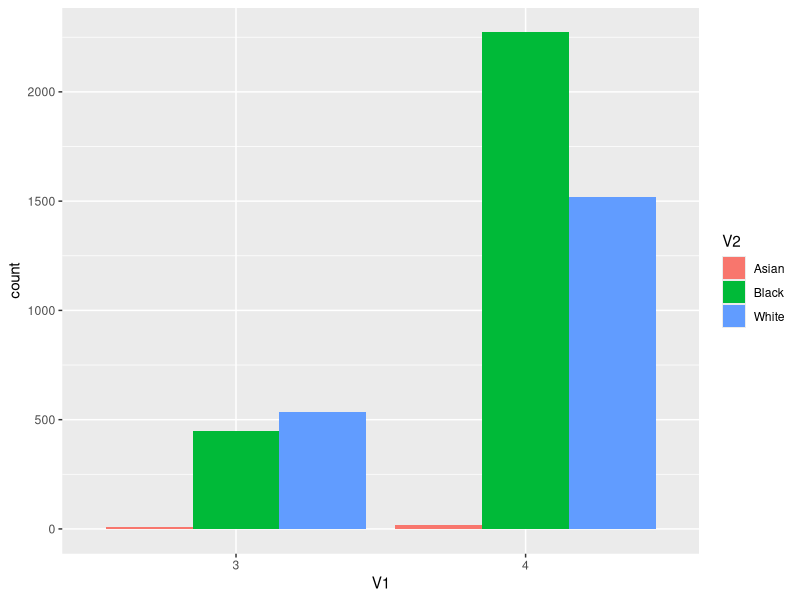
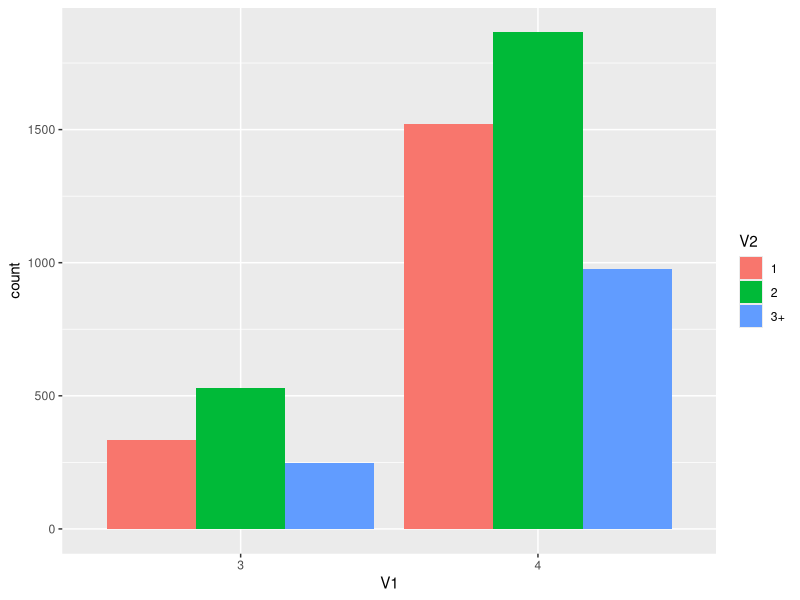
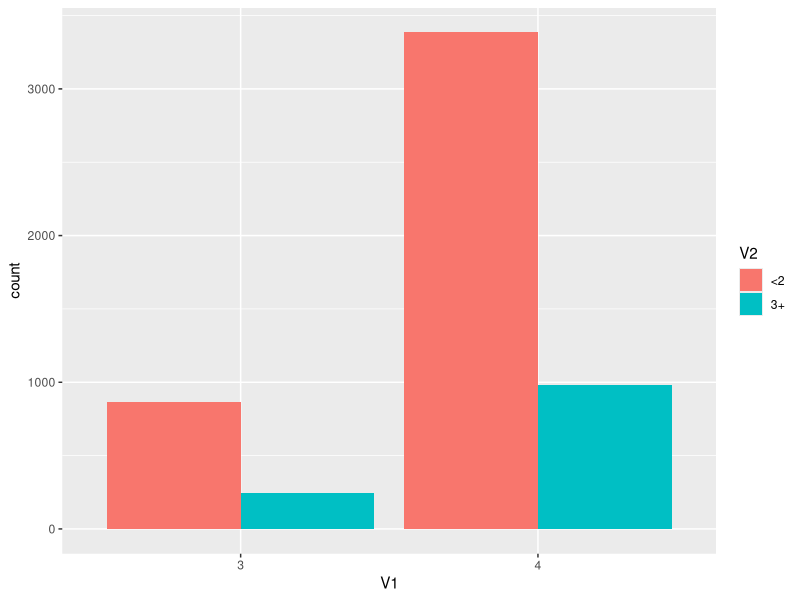
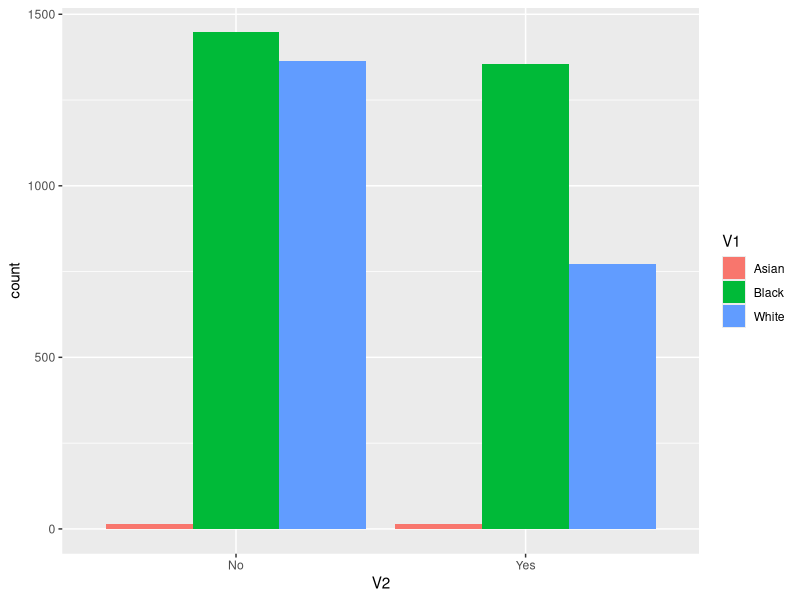
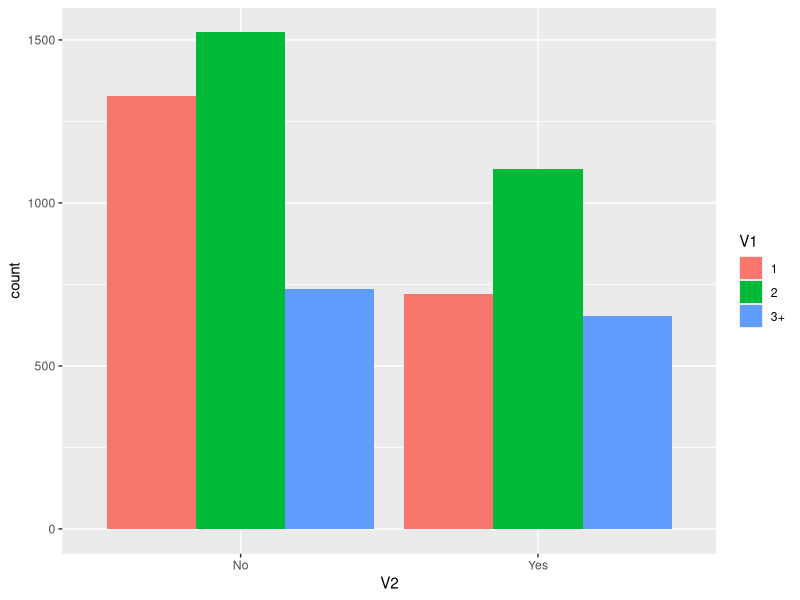
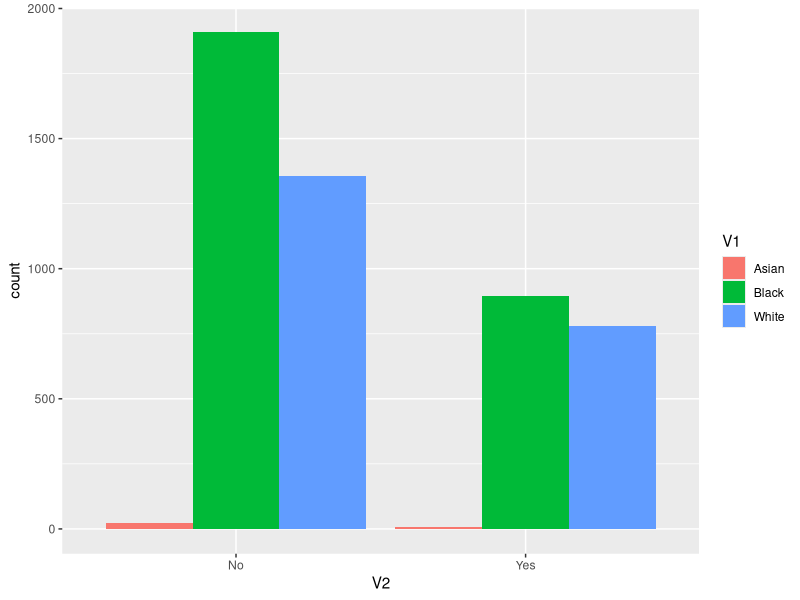
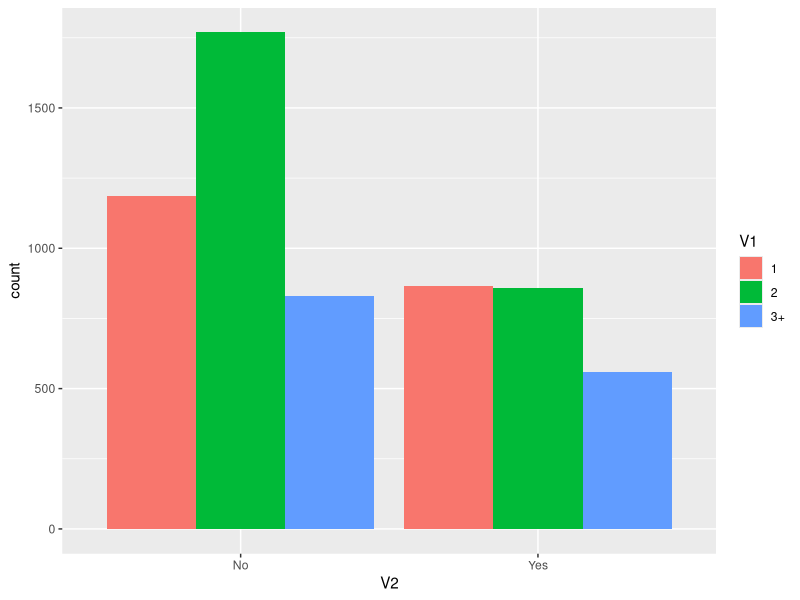
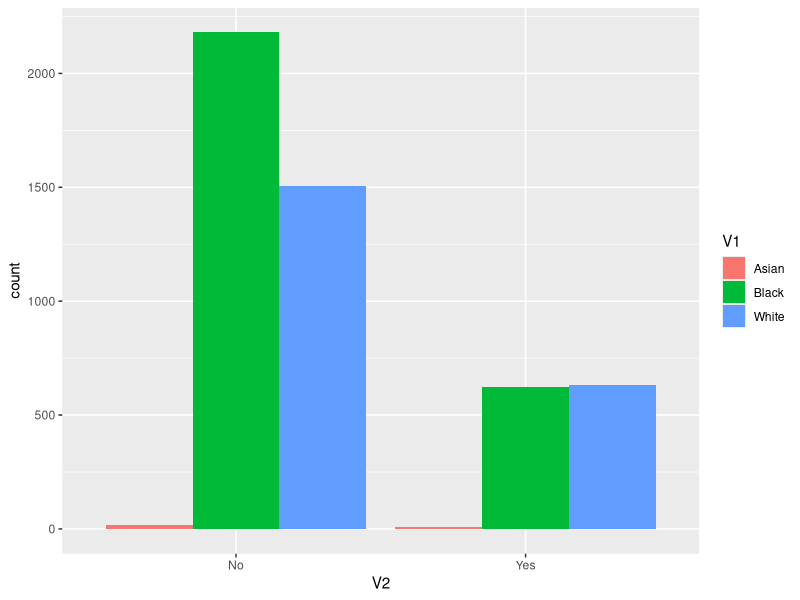

The R script that drew these images, in order:
#libraries
library(here)
library(tidyr)
library(dplyr)
library(stringr)
library(epitools)
library(tidyverse)


#loading files
UOF <- read.csv(file = here("clean data/orlando/UOF (cleaned).csv"), stringsAsFactors = FALSE)
#making the types of UOF level 3 or 4, making nos NA, and removing Asian to make it only 2 races to be more simple for me
UOF_levels <- UOF
UOF_levels$Electronic.Device.Used[UOF_levels$Electronic.Device.Used=="Yes"]<-("4")
UOF_levels$Chemical.Agent.Used[UOF_levels$Chemical.Agent.Used=="Yes"]<-("4")
UOF_levels$Tackle.Take.Down[UOF_levels$Tackle.Take.Down=="Yes"]<-("3")
UOF_levels$Impact.Weapons.Used[UOF_levels$Impact.Weapons.Used=="Yes"]<-("4")
UOF_levels$Physical.Strikes.Made[UOF_levels$Physical.Strikes.Made=="Yes"]<-("3")
UOF_levels$Deflation.Devices.Used[UOF_levels$Deflation.Devices.Used=="Yes"]<-("4")
UOF_levels$K9.Unit.Involved[UOF_levels$K9.Unit.Involved=="Yes"]<-("4")
UOF_levels[UOF_levels=="No"]<-NA


#making one row with UOF used
UOF_levels<- UOF_levels %>% unite("UOF.Level", Electronic.Device.Used:K9.Unit.Involved, sep = ";", na.rm = TRUE, remove = TRUE)

#if there were multiple things used I made it the worse one
UOF_levels$UOF.Level<- gsub('3;4|4;3|4;4;3|4;3;4|4;4;4|4;4|4;4;3;3|4;3;3|4;4;3;4|4;4;3;4;3|4;4;4;3|3;3;4|3;4;4|4;3;4;3|4;3;4;3;4|3;4;3|4;4;3;4;3;4|3;4;3;4|4;4;3;3;4', '4', UOF_levels$UOF.Level)
UOF_levels$UOF.Level<- gsub('3;3','3',UOF_levels$UOF.Level)
UOF_levels[UOF_levels==""]<-NA

#making a table with just the victim race and level of UOF
VictimRace_UOFLevel <- as.data.frame(na.omit(cbind(as.character(UOF_levels$UOF.Level), as.character(UOF_levels$Offenders.Race))))
VictimRace_UOFLevel <- VictimRace_UOFLevel %>% separate_rows(V2, sep = ";")

#making a table of Level of force used with each race
Level.Race<-table(VictimRace_UOFLevel$V2, VictimRace_UOFLevel$V1)
Level.Race <- Level.Race[c(3,1:2),]
print(Level.Race)

###Odds Ratio
Race_OR<-oddsratio(Level.Race)
#printing the outcome so its easier to read
print(Race_OR$measure)
print(Race_OR$p.value)

#graph
ggplot(VictimRace_UOFLevel,
       aes(x = V1,
           fill = V2))+
  geom_bar(position = "dodge")


##Odds ratio for group sizes

#making the number of officers row either groups of 1, 2, or 3
UOF_Officers<- UOF_levels
UOF_Officers$Officers.Involved <- gsub('3|4|5|6|7|8|9|10|12','3+',UOF_Officers$Officers.Involved)

#making the number of officers row either groups of <2 or 3+ for another comparison
UOF_Officers2<- UOF_Officers
UOF_Officers2$Officers.Involved <- gsub("1|2",'<2',UOF_Officers2$Officers.Involved)


# comparing groups of 1, 2, or 3+
#making a dataframe of just the UOF levels and Group Sizes for comparing 1, 2, or 3+
UOF_GroupsandLevels <-as.data.frame(na.omit(cbind(as.character(UOF_Officers$UOF.Level), as.character(UOF_Officers$Officers.Involved))))

#making a table of Group size and UOF level
Levels.Groups<-table(UOF_GroupsandLevels$V2,UOF_GroupsandLevels$V1)
print(Levels.Groups)

#Odds Ratio of 1,2,3+
Groups.OR<-oddsratio(Levels.Groups)
print(Groups.OR$measure)
print(Groups.OR$p.value)

#Graph
ggplot(UOF_GroupsandLevels,
       aes(x = V1,
           fill = V2))+
  geom_bar(position = "dodge")



#comparing groups of <2 or 3+
UOF_Groupsandlevels2 <-as.data.frame(na.omit(cbind(as.character(UOF_Officers2$UOF.Level), as.character(UOF_Officers2$Officers.Involved))))

Levels.Groups2<-table(UOF_Groupsandlevels2$V2,UOF_Groupsandlevels2$V1)
print(Levels.Groups2)

###Odds Ratio of <2 and 3+
Groups.OR2<-oddsratio(Levels.Groups2)
print(Groups.OR2$measure)
print(Groups.OR2$p.value)

#Graph
ggplot(UOF_Groupsandlevels2,
       aes(x = V1,
           fill = V2))+
  geom_bar(position = "dodge")



#doing odds ratios for each UOF for each race and Groups
UOF_Types<- UOF
UOF_Types$Officers.Involved <- gsub('3|4|5|6|7|8|9|10|12','3+',UOF_Types$Officers.Involved)
#UOF_Types$Officers.Involved <- gsub("1|2",'<2',UOF_Types$Officers.Involved)
UOF_Types <- UOF_Types %>% separate_rows(Offenders.Race, sep = ";")


#Taser and Race to double check function
#Taser_Race <- as.data.frame(na.omit(cbind(as.character(UOF_Types$Offenders.Race), as.character(UOF_Types$Electronic.Device.Used))))
#Taser_RaceCounts<- table(Taser_Race$V1,Taser_Race$V2)
#Taser_RaceCounts <- Taser_RaceCounts[c(3,1:2),]
#Taser_RaceCounts <- Taser_RaceCounts[,c(2,1)]
#print(Taser_RaceCounts)

#TaserRace.OR<-oddsratio(Taser_RaceCounts)
#print(TaserRace.OR$measure)
#print(TaserRace.OR$p.value)

#ggplot(Taser_Race,
 #      aes(x = V2,
  #        fill = V1))+
  #geom_bar(position = "dodge")

##Taser and Groups to double check function
#Taser_Groups <- as.data.frame(na.omit(cbind(as.character(UOF_Types$Officers.Involved), as.character(UOF_Types$Electronic.Device.Used))))
#Taser_GroupsCounts<- table(Taser_Groups$V1,Taser_Groups$V2)
#print(Taser_GroupsCounts)

#TaserRace.OR<-oddsratio(Taser_GroupsCounts)
#print(TaserRace.OR$measure)
#print(TaserRace.OR$p.value)

#ggplot(Taser_Groups,
       #aes(x = V2,
           #fill = V1))+
  #geom_bar(position = "dodge")

Function_UOFType = function(Data){
  Type<- as.data.frame(na.omit(cbind(as.character(UOF_Types$Offenders.Race), as.character(Data))))
  TypeCounts<- table(Type$V1,Type$V2)
  TypeCounts <- TypeCounts[c(3,1:2),]
  print(TypeCounts)

  Type.OR<-oddsratio(TypeCounts)
  print(Type.OR$measure)
  print(Type.OR$p.value)

  ggplot(Type,
        aes(x = V2,
             fill = V1))+
   geom_bar(position = "dodge")
  
}

Function_TypesGroups = function(Data){
  Groups <- as.data.frame(na.omit(cbind(as.character(UOF_Types$Officers.Involved), as.character(Data))))
  GroupsCounts<- table(Groups$V1,Groups$V2)
  print(GroupsCounts)
  
  Group.OR<-oddsratio(GroupsCounts)
  print(Group.OR$measure)
  print(Group.OR$p.value)
  
  ggplot(Groups,
         aes(x = V2,
             fill = V1))+
    geom_bar(position = "dodge")
}

#Taser
Function_UOFType(Data = UOF_Types$Electronic.Device.Used)
Function_TypesGroups(Data = UOF_Types$Electronic.Device.Used)

#chemical Weapon
Function_UOFType(Data = UOF_Types$Chemical.Agent.Used)
Function_TypesGroups(Data = UOF_Types$Chemical.Agent.Used)

#Tackle
Function_UOFType(Data = UOF_Types$Tackle.Take.Down)
Function_TypesGroups(Data = UOF_Types$Tackle.Take.Down)

#Impact Weapon
Function_UOFType(Data = UOF_Types$Impact.Weapons.Used)
Function_TypesGroups(Data = UOF_Types$Impact.Weapons.Used)

#Physical Strikes
Function_UOFType(Data = UOF_Types$Physical.Strikes.Made)
Function_TypesGroups(Data = UOF_Types$Physical.Strikes.Made)

#Deflation Device
Function_UOFType(Data = UOF_Types$Deflation.Devices.Used)
Function_TypesGroups(Data = UOF_Types$Deflation.Devices.Used)

#K9
Function_UOFType(Data = UOF_Types$K9.Unit.Involved)
Function_TypesGroups(Data = UOF_Types$K9.Unit.Involved)



### Shootings OR
Shootings<- read.csv(file = here("clean data/orlando/shooting (cleaned).csv"), stringsAsFactors = FALSE)
Shootings_Offenders<- Shootings %>% separate_rows(Suspect.Race, Suspect.Gender, Suspect.Hit, Fatal, sep= ",")
Shootings_Offenders[Shootings_Offenders=="Self-Inflicted"]<-(NA)
Shootings_Offenders$Suspect.Race[Shootings_Offenders$Suspect.Race=="Other"]<-(NA)

#dataframe with the variables I want
Shooting_Outcome <-as.data.frame(na.omit(cbind(as.character(Shootings_Offenders$Fatal), as.character(Shootings_Offenders$Suspect.Race))))

#table of shooting outcomes and race
Outcomes<-table(Shooting_Outcome$V2,Shooting_Outcome$V1)
print(Outcomes)

###Odds Ratio Race and Fatality of shooting
Outcomes.OR<-oddsratio(Outcomes)
print(Outcomes.OR$measure)
print(Outcomes.OR$p.value)

#graph
ggplot(Shooting_Outcome,
       aes(x = V1,
           fill = V2))+
  geom_bar(position = "dodge")
